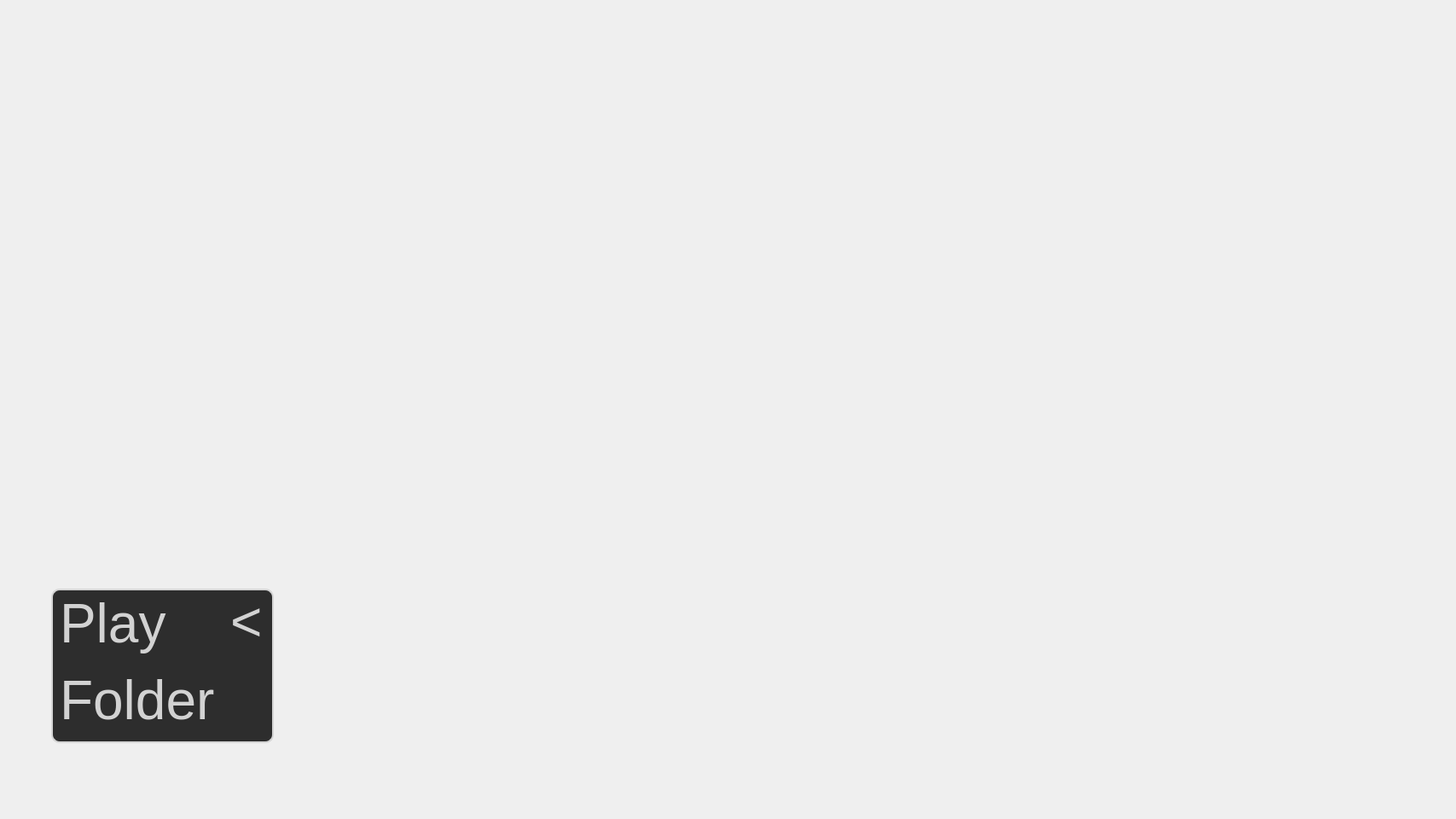
<?xml version="1.0" encoding="UTF-8"?>
<ui version="4.0">
 <class>MainWindow</class>
 <widget class="QMainWindow" name="MainWindow">
  <property name="geometry">
   <rect>
    <x>0</x>
    <y>0</y>
    <width>1707</width>
    <height>960</height>
   </rect>
  </property>
  <property name="windowTitle">
   <string>MainWindow</string>
  </property>
  <widget class="QWidget" name="centralwidget">
   <widget class="QWidget" name="widget" native="true">
    <property name="geometry">
     <rect>
      <x>60</x>
      <y>690</y>
      <width>311</width>
      <height>221</height>
     </rect>
    </property>
    <widget class="QLabel" name="label">
     <property name="geometry">
      <rect>
       <x>10</x>
       <y>0</y>
       <width>241</width>
       <height>81</height>
      </rect>
     </property>
     <property name="font">
      <font>
       <pointsize>48</pointsize>
      </font>
     </property>
     <property name="styleSheet">
      <string notr="true">color: rgb(210, 210, 210);</string>
     </property>
     <property name="text">
      <string>Play</string>
     </property>
    </widget>
    <widget class="QLabel" name="label_2">
     <property name="geometry">
      <rect>
       <x>10</x>
       <y>90</y>
       <width>241</width>
       <height>81</height>
      </rect>
     </property>
     <property name="font">
      <font>
       <pointsize>48</pointsize>
      </font>
     </property>
     <property name="styleSheet">
      <string notr="true">color: rgb(210, 210, 210);</string>
     </property>
     <property name="text">
      <string>Folder</string>
     </property>
    </widget>
    <widget class="QLabel" name="label_3">
     <property name="geometry">
      <rect>
       <x>0</x>
       <y>0</y>
       <width>261</width>
       <height>181</height>
      </rect>
     </property>
     <property name="styleSheet">
      <string notr="true">background-color: rgb(45, 45, 45);
border: 2px solid rgb(213, 213, 213);
border-radius: 10px;
</string>
     </property>
     <property name="text">
      <string/>
     </property>
    </widget>
    <widget class="QLabel" name="label_4">
     <property name="geometry">
      <rect>
       <x>210</x>
       <y>90</y>
       <width>241</width>
       <height>81</height>
      </rect>
     </property>
     <property name="font">
      <font>
       <pointsize>48</pointsize>
      </font>
     </property>
     <property name="styleSheet">
      <string notr="true">color: rgb(210, 210, 210);</string>
     </property>
     <property name="text">
      <string/>
     </property>
    </widget>
    <widget class="QLabel" name="label_5">
     <property name="geometry">
      <rect>
       <x>210</x>
       <y>0</y>
       <width>241</width>
       <height>81</height>
      </rect>
     </property>
     <property name="font">
      <font>
       <pointsize>48</pointsize>
      </font>
     </property>
     <property name="styleSheet">
      <string notr="true">color: rgb(210, 210, 210);</string>
     </property>
     <property name="text">
      <string>&lt;</string>
     </property>
    </widget>
    <zorder>label_3</zorder>
    <zorder>label</zorder>
    <zorder>label_2</zorder>
    <zorder>label_4</zorder>
    <zorder>label_5</zorder>
   </widget>
  </widget>
 </widget>
 <resources/>
 <connections/>
</ui>
